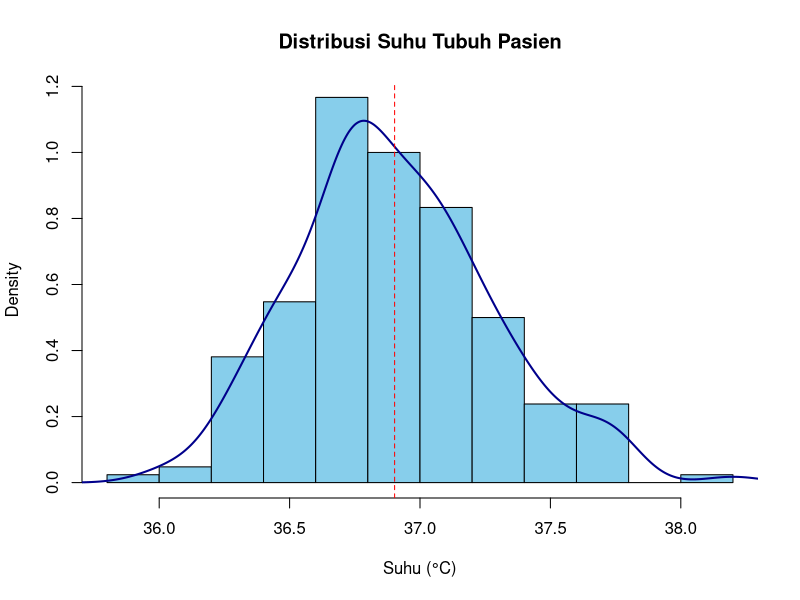
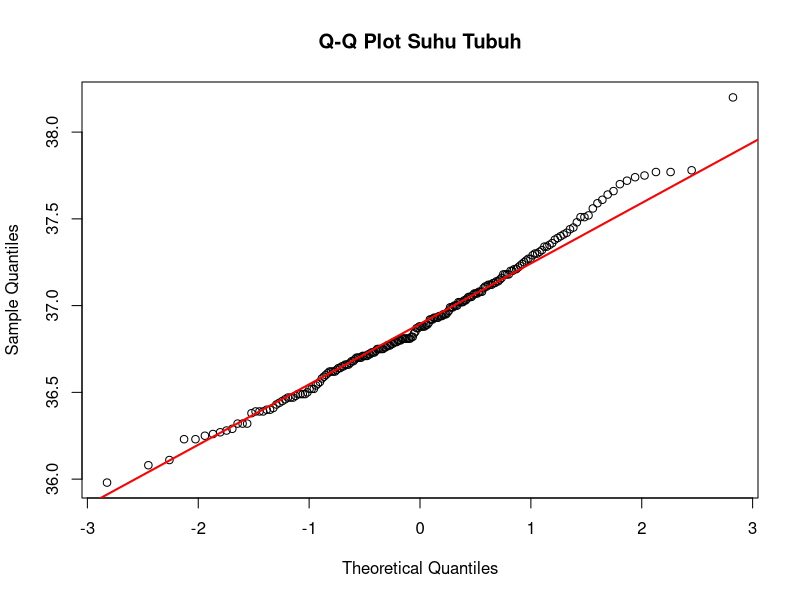

These charts were generated, in order, by the following R code:
## ---- chunk 1
# Contoh penggunaan for loop
for (i in 1:5) {
    print(paste("Iterasi ke-", i))
}
## ---- chunk 2
# Pastikan DiagrammeR sudah terpasang: install.packages("DiagrammeR")
library(DiagrammeR)
grViz("
digraph for_loop {
    graph [rankdir=TB, bgcolor=white]
    node [fontname='Arial', fontsize=12, style=filled, fillcolor='#E3F2FD', color='#1976D2', shape=box]

    Mulai [label='Mulai', shape=oval, fillcolor='#A5D6A7', color='#388E3C']
    Inisialisasi [label='Inisialisasi: i = 1']
    Kondisi [label='i <= 5?', shape=diamond, fillcolor='#FFF9C4', color='#FBC02D']
    Eksekusi [label='Eksekusi blok kode']
    Increment [label='i = i + 1']
    Selesai [label='Selesai', shape=oval, fillcolor='#EF9A9A', color='#C62828']

    Mulai -> Inisialisasi
    Inisialisasi -> Kondisi
    Kondisi -> Eksekusi [label='Ya', color='#388E3C']
    Eksekusi -> Increment
    Increment -> Kondisi
    Kondisi -> Selesai [label='Tidak', color='#C62828']
}
")
## ---- chunk 3
# Contoh penggunaan while loop
i <- 1
while (i <= 5) {
    print(paste("Iterasi ke-", i))
    i <- i + 1
}
## ---- chunk 4
library(DiagrammeR)
grViz("
digraph while_loop {
    graph [rankdir=TB, bgcolor=white]
    node [fontname='Arial', fontsize=12, style=filled, fillcolor='#E3F2FD', color='#1976D2', shape=box]

    Mulai [label='Mulai', shape=oval, fillcolor='#A5D6A7', color='#388E3C']
    Inisialisasi [label='Inisialisasi: i = 1']
    Kondisi [label='i <= 5?', shape=diamond, fillcolor='#FFF9C4', color='#FBC02D']
    Selesai [label='Selesai', shape=oval, fillcolor='#EF9A9A', color='#C62828']
    Eksekusi [label='Eksekusi blok kode & i = i + 1']

    Mulai -> Inisialisasi
    Inisialisasi -> Kondisi
    Kondisi -> Eksekusi [label='Ya', color='#388E3C']
    Eksekusi -> Kondisi
    Kondisi -> Selesai [label='Tidak', color='#C62828']
}
")
## ---- chunk 5
# Contoh penggunaan repeat loop
i <- 1
repeat {
    print(paste("Iterasi ke-", i))
    i <- i + 1
    if (i > 5) {
        break
    }
}
## ---- chunk 6
library(DiagrammeR)
grViz("
digraph repeat_loop {
    graph [rankdir=TB, bgcolor=white]
    node [fontname='Arial', fontsize=12, style=filled, fillcolor='#E3F2FD', color='#1976D2', shape=box]

    Mulai [label='Mulai', shape=oval, fillcolor='#A5D6A7', color='#388E3C']
    Inisialisasi [label='Inisialisasi: i = 1']
    Eksekusi [label='Eksekusi blok kode']
    Increment [label='i = i + 1']
    Kondisi [label='i > 5?', shape=diamond, fillcolor='#FFF9C4', color='#FBC02D']
    Selesai [label='Selesai', shape=oval, fillcolor='#EF9A9A', color='#C62828']

    Mulai -> Inisialisasi
    Inisialisasi -> Eksekusi
    Eksekusi -> Increment
    Increment -> Kondisi
    Kondisi -> Eksekusi [label='Tidak', color='#388E3C']
    Kondisi -> Selesai [label='Ya', color='#C62828']
}
")
## ---- chunk 7

# Set seed agar data reproducible (hasil sama saat diulang)

set.seed(123)

# Simulasi suhu berdistribusi normal (mean = 36.9, sd = 0.4) sebanyak 7 hari

suhu <- matrix(round(rnorm(30 * 7, mean = 36.9, sd = 0.4), 2), nrow = 30, ncol = 7)
colnames(suhu) <- paste("Hari", 1:7)
rownames(suhu) <- paste("Pasien", 1:30)

# Tampilkan data suhu mingguan
suhu
## ---- chunk 8
suhu_vector <- as.vector(suhu)
shapiro.test(suhu_vector)
## ---- chunk 9
hist(suhu_vector, breaks=15, probability=TRUE, col="skyblue",
     main="Distribusi Suhu Tubuh Pasien", xlab="Suhu (°C)")
lines(density(suhu_vector), col="darkblue", lwd=2)
abline(v=mean(suhu_vector), col="red", lty=2)
## ---- chunk 10
qqnorm(suhu_vector, main="Q-Q Plot Suhu Tubuh")
qqline(suhu_vector, col="red", lwd=2)
## ---- chunk 11
rata_suhu <- numeric(nrow(suhu))
for (i in 1:nrow(suhu)) {
    rata_suhu[i] <- mean(suhu[i, ])
}
# Tampilkan rata-rata suhu tiap pasien dalam bentuk data frame
data.frame(Pasien = rownames(suhu), Rata_Suhu = rata_suhu)
## ---- chunk 12
i <- 1
hasil <- NULL
while (i <= nrow(suhu)) {
    if (sum(suhu[i, ] >= 37.5) >= 4) {
        hasil <- paste("Pasien", i, "mengalami demam ≥ 4 hari")
        break
    }
    i <- i + 1
}
if (is.null(hasil)) {
    cat("Tidak ada pasien yang mengalami demam ≥ 4 hari\n")
} else {
    cat(hasil, "\n")
}
## ---- chunk 13
i <- 1
tanpa_demam <- 0
pasien_tanpa_demam <- c()
repeat {
    if (sum(suhu[i, ] > 37.5) == 0) {
        tanpa_demam <- tanpa_demam + 1
        pasien_tanpa_demam <- c(pasien_tanpa_demam, i)
    }
    if (tanpa_demam >= 10 || i >= nrow(suhu)) {
        break
    }
    i <- i + 1
}
cat("Jumlah pasien tanpa demam ditemukan:", tanpa_demam, "\n")
cat("Pasien tanpa demam ditemukan pada pasien ke:", pasien_tanpa_demam, "\n")
